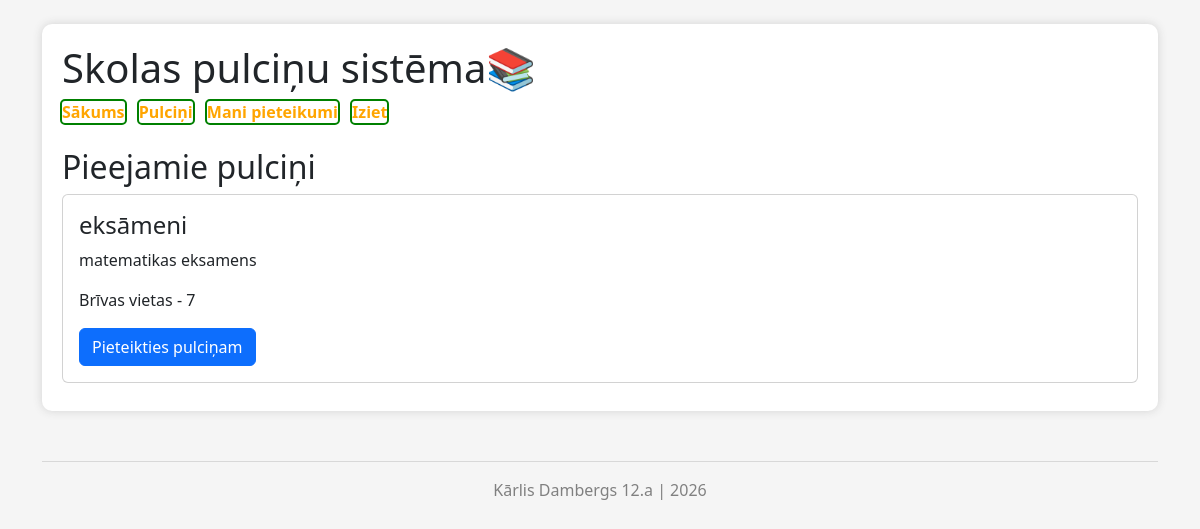
Before: /izvelne (signed in) with the older database file.
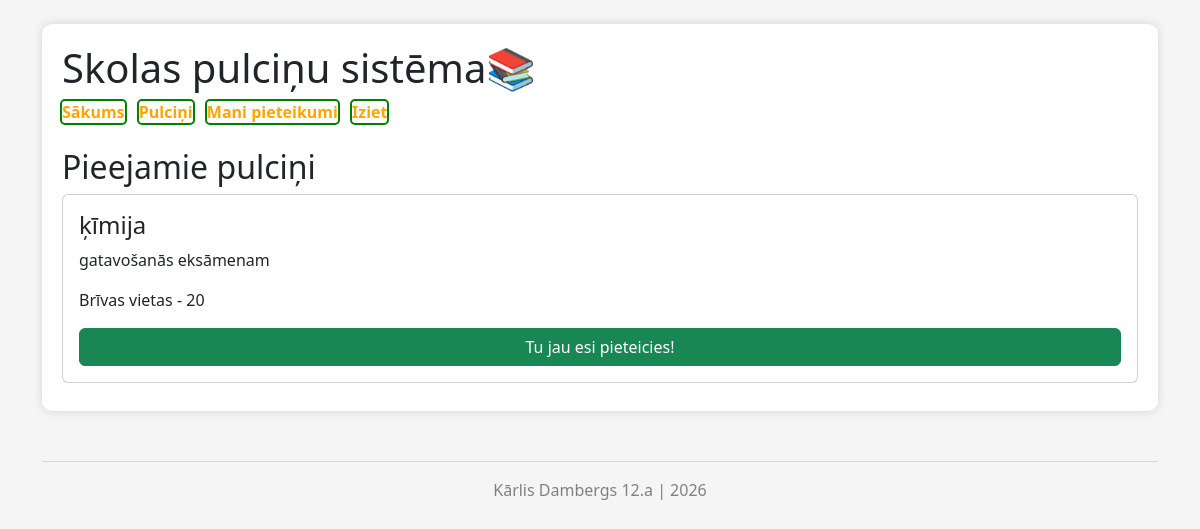
After: the same page with the newer database file.
### tables this page shows
CREATE TABLE "pulcini" (
	"id"	INTEGER,
	"nosaukums"	TEXT NOT NULL,
	"apraksts"	TEXT,
	"vietas"	INTEGER NOT NULL,
	PRIMARY KEY("id" AUTOINCREMENT),
	FOREIGN KEY("id") REFERENCES "pieteikumi"("pulcins_id")
);

### app.py (the view)
@app.route("/izvelne") # Skolēna pulciņu saraksts
def izvelne():
    if not session.get('id'):
        return redirect('/login')
    user_id = session.get('id')
    conn = sqlite3.connect("datubaze.db")
    conn.row_factory = sqlite3.Row
    cur = conn.cursor()
    cur.execute("SELECT * FROM pulcini")
    pulcini = cur.fetchall()
    cur.execute("SELECT pulcins_id FROM pieteikumi WHERE user_id = ?", (user_id,))
    mani = [m["pulcins_id"] for m in cur.fetchall()]
    conn.close()
    return render_template("izvelne.html" , pulcini=pulcini , mani=mani)

### templates/izvelne.html (shortened to what this page needs)
{% extends "layout.html" %}
{% block content %}
<h2>Pieejamie pulciņi</h2>
{% for i in pulcini %}
<div class="card p-3 mb-2">
    <h4>{{ i.nosaukums }}</h4>
    <p>{{ i.apraksts }}</p>
    <p>Brīvas vietas - {{ i.vietas }}</p>
{% if i.id in mani %}
        <button class="btn btn-success">Tu jau esi pieteicies!</button>
{% else %}
    <form method="POST" action="/pievienoties">
        <button class="btn btn-primary">Pieteikties pulciņam</button>
    </form>
{% endif %}
</div>
{% endfor %}
{% endblock %}

Changed rows visible on the page:
removed pulcini: nosaukums "eksāmeni", apraksts "matematikas eksamens", vietas "7"
added pulcini: nosaukums "ķīmija", apraksts "gatavošanās eksāmenam", vietas "20", shows "Tu jau esi pieteicies!"
